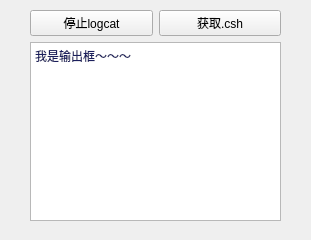
<?xml version="1.0" encoding="UTF-8"?>
<ui version="4.0">
 <class>Logcat</class>
 <widget class="QMainWindow" name="Logcat">
  <property name="geometry">
   <rect>
    <x>0</x>
    <y>0</y>
    <width>311</width>
    <height>240</height>
   </rect>
  </property>
  <property name="maximumSize">
   <size>
    <width>320</width>
    <height>240</height>
   </size>
  </property>
  <property name="windowTitle">
   <string>崩溃日志窗口</string>
  </property>
  <widget class="QWidget" name="centralwidget">
   <widget class="QWidget" name="layoutWidget">
    <property name="geometry">
     <rect>
      <x>30</x>
      <y>10</y>
      <width>251</width>
      <height>211</height>
     </rect>
    </property>
    <layout class="QVBoxLayout" name="verticalLayout">
     <item>
      <layout class="QHBoxLayout" name="horizontalLayout">
       <item>
        <widget class="QPushButton" name="pushButton">
         <property name="text">
          <string>停止logcat</string>
         </property>
        </widget>
       </item>
       <item>
        <widget class="QPushButton" name="pushButton_2">
         <property name="text">
          <string>获取.csh</string>
         </property>
        </widget>
       </item>
      </layout>
     </item>
     <item>
      <widget class="QTextEdit" name="textEdit">
       <property name="html">
        <string>&lt;!DOCTYPE HTML PUBLIC &quot;-//W3C//DTD HTML 4.0//EN&quot; &quot;http://www.w3.org/TR/REC-html40/strict.dtd&quot;&gt;
&lt;html&gt;&lt;head&gt;&lt;meta name=&quot;qrichtext&quot; content=&quot;1&quot; /&gt;&lt;style type=&quot;text/css&quot;&gt;
p, li { white-space: pre-wrap; }
&lt;/style&gt;&lt;/head&gt;&lt;body style=&quot; font-family:'Ubuntu'; font-size:11pt; font-weight:400; font-style:normal;&quot;&gt;
&lt;p style=&quot; margin-top:0px; margin-bottom:0px; margin-left:0px; margin-right:0px; -qt-block-indent:0; text-indent:0px;&quot;&gt;&lt;span style=&quot; font-size:9pt; color:#1b1f5d;&quot;&gt;我是输出框～～～&lt;/span&gt;&lt;/p&gt;&lt;/body&gt;&lt;/html&gt;</string>
       </property>
      </widget>
     </item>
    </layout>
   </widget>
  </widget>
 </widget>
 <resources/>
 <connections>
  <connection>
   <sender>pushButton_2</sender>
   <signal>clicked()</signal>
   <receiver>Logcat</receiver>
   <slot>get_csh()</slot>
   <hints>
    <hint type="sourcelabel">
     <x>215</x>
     <y>58</y>
    </hint>
    <hint type="destinationlabel">
     <x>216</x>
     <y>31</y>
    </hint>
   </hints>
  </connection>
  <connection>
   <sender>pushButton</sender>
   <signal>clicked()</signal>
   <receiver>Logcat</receiver>
   <slot>killLogcat()</slot>
   <hints>
    <hint type="sourcelabel">
     <x>102</x>
     <y>55</y>
    </hint>
    <hint type="destinationlabel">
     <x>98</x>
     <y>42</y>
    </hint>
   </hints>
  </connection>
 </connections>
 <slots>
  <slot>get_csh()</slot>
  <slot>slot2()</slot>
  <slot>killLogcat()</slot>
  <slot>slot3()</slot>
 </slots>
</ui>
